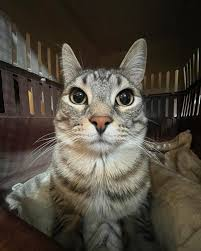
#> input picture openCV/images/images.jpg, 201 x 251 px, found by its file name
$ python test.py
#> lines starting #> are read from the running program, lines starting #| are printed output that depends on the picture
import cv2
import numpy as np
import matplotlib.pyplot as plt

# Load the image
img = cv2.imread(r"C:\xampp\htdocs\prgm-prblms-msc-ds-\openCV\images\images.jpg")
#> img is the input picture: shape (251, 201, 3); mean B, G, R 61.2, 71.9, 78.4
img_rgb = cv2.cvtColor(img, cv2.COLOR_BGR2RGB)  # Convert BGR to RGB
img_gray = cv2.cvtColor(img, cv2.COLOR_BGR2GRAY)  # Convert to grayscale
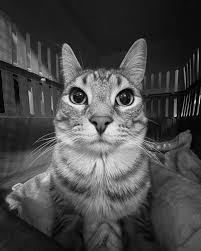
#> img_gray: shape (251, 201); min 0, max 248, mean 72.6

# Compute the negative
negative_img = 255 - img_rgb
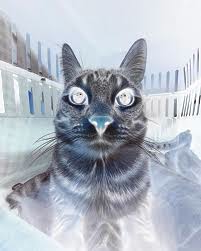
#> negative_img: shape (251, 201, 3); mean R, G, B 176.6, 183.1, 193.8

# Log transformation
img_double = img_gray.astype(np.float64) / 255.0
c = 1  # Scaling factor
log_transformed = c * np.log(1 + img_double)
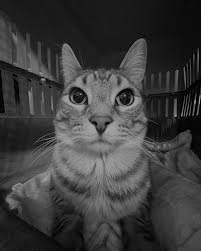
#> log_transformed: shape (251, 201) float64; min 0, max 0.679, mean 0.238
inv_log_transformed = np.exp(log_transformed) - 1

# Display images
fig, axs = plt.subplots(2, 2, figsize=(10, 10))
axs[0, 0].imshow(img_rgb)
axs[0, 0].set_title('Original')
axs[0, 0].axis('off')

axs[0, 1].imshow(negative_img)
axs[0, 1].set_title('Negative')
axs[0, 1].axis('off')


axs[1, 0].imshow(log_transformed, cmap='gray')
axs[1, 0].set_title('Log Transformation')
axs[1, 0].axis('off')

axs[1, 1].imshow(inv_log_transformed, cmap='gray')
axs[1, 1].set_title('Inverse Log Transformation')
axs[1, 1].axis('off')

plt.show()
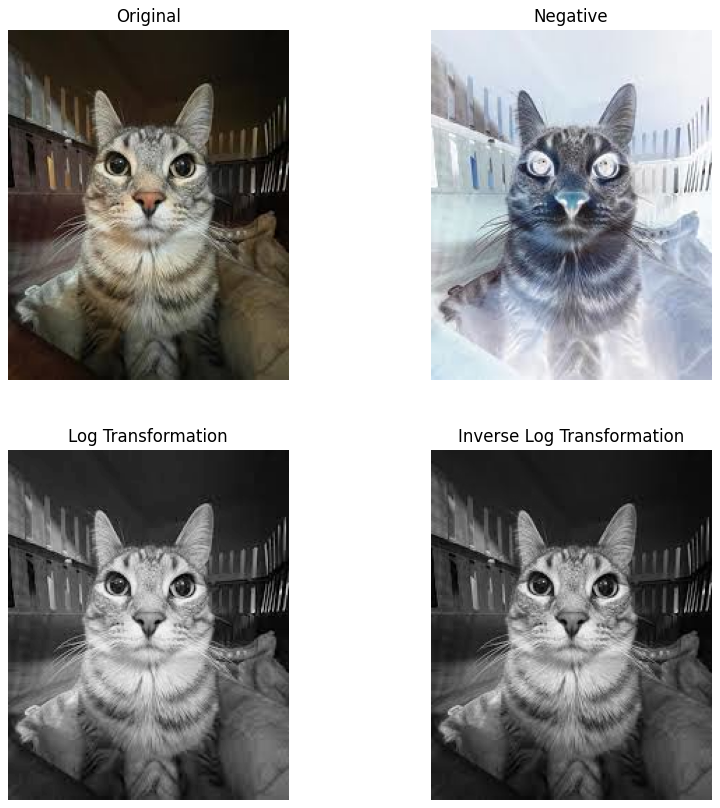
#> figure drawn by matplotlib, 4 panels

# Gamma correction
gamma = 0.5
gamma_transformed = np.power(img_double, gamma)
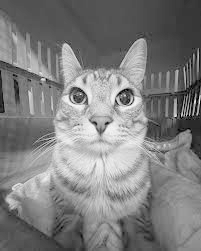
#> gamma_transformed: shape (251, 201) float64; min 0, max 0.986, mean 0.497

fig, axs = plt.subplots(1, 2, figsize=(10, 5))
axs[0].imshow(img_gray, cmap='gray')
axs[0].set_title('Original Image')
axs[0].axis('off')

axs[1].imshow(gamma_transformed, cmap='gray')
axs[1].set_title(f'Gamma Corrected (γ = {gamma})')
axs[1].axis('off')

plt.show()

# Compute histogram
hist, bins = np.histogram(img_gray.flatten(), 256, [0,256])
#> hist = 256 values, max 1864 at index 28, min 0 at index 239, mean 197.1; bins = 257 values from 0 to 256

fig, axs = plt.subplots(1, 2, figsize=(10, 5))
axs[0].imshow(img_gray, cmap='gray')
axs[0].set_title('Grayscale Image')
axs[0].axis('off')

axs[1].hist(img_gray.ravel(), 256, [0, 256])
axs[1].set_title('Histogram')

plt.show()
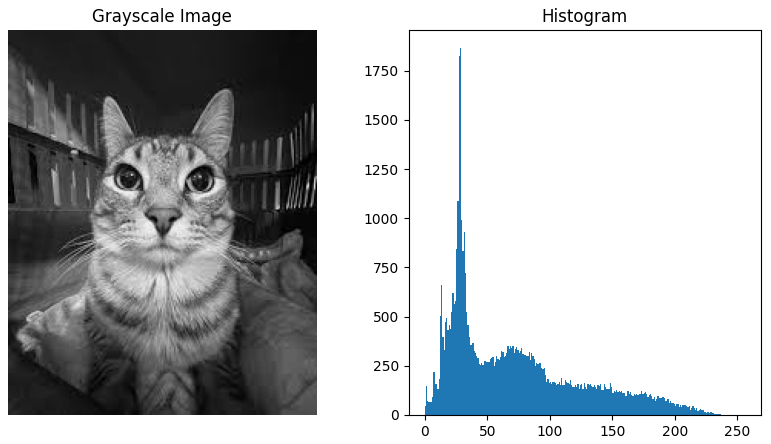
#> figure drawn by matplotlib, 2 panels; panel 2: tallest bar 1864 high, from x = 28 to 29

# Contrast stretching
stretched_img = cv2.normalize(img_gray, None, alpha=0, beta=255, norm_type=cv2.NORM_MINMAX)

fig, axs = plt.subplots(1, 2, figsize=(10, 5))
axs[0].imshow(img_gray, cmap='gray')
axs[0].set_title('Original Image')
axs[0].axis('off')

axs[1].imshow(stretched_img, cmap='gray')
axs[1].set_title('Contrast Stretched Image')
axs[1].axis('off')

plt.show()

# Histogram equalization
equalized_img = cv2.equalizeHist(img_gray)
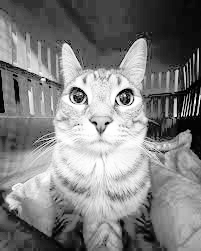
#> equalized_img: shape (251, 201); min 0, max 255, mean 128.6

fig, axs = plt.subplots(1, 2, figsize=(10, 5))
axs[0].imshow(img_gray, cmap='gray')
axs[0].set_title('Original Image')
axs[0].axis('off')

axs[1].imshow(equalized_img, cmap='gray')
axs[1].set_title('Histogram Equalized Image')
axs[1].axis('off')

plt.show()

$ run again, with openCV/images/catstare.jpg copied over openCV/images/images.jpg
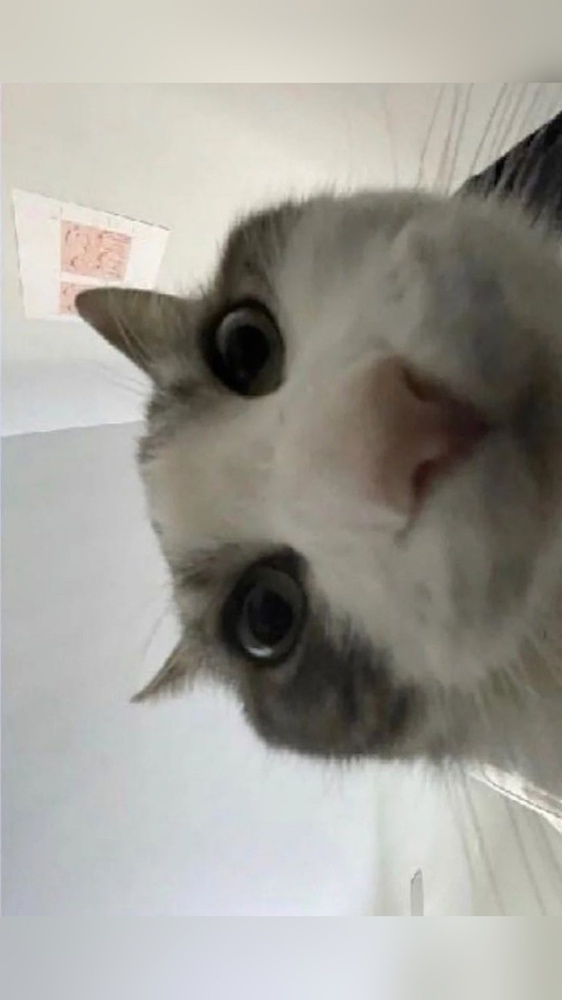
#> input picture openCV/images/catstare.jpg, 562 x 1000 px, shrunk from 1080 x 1920 before the run, found by its file name
#> img is the input picture: shape (1000, 562, 3); mean B, G, R 152.5, 159.2, 161.1
#> `gamma_transformed = np.power(img_double, gamma)`:
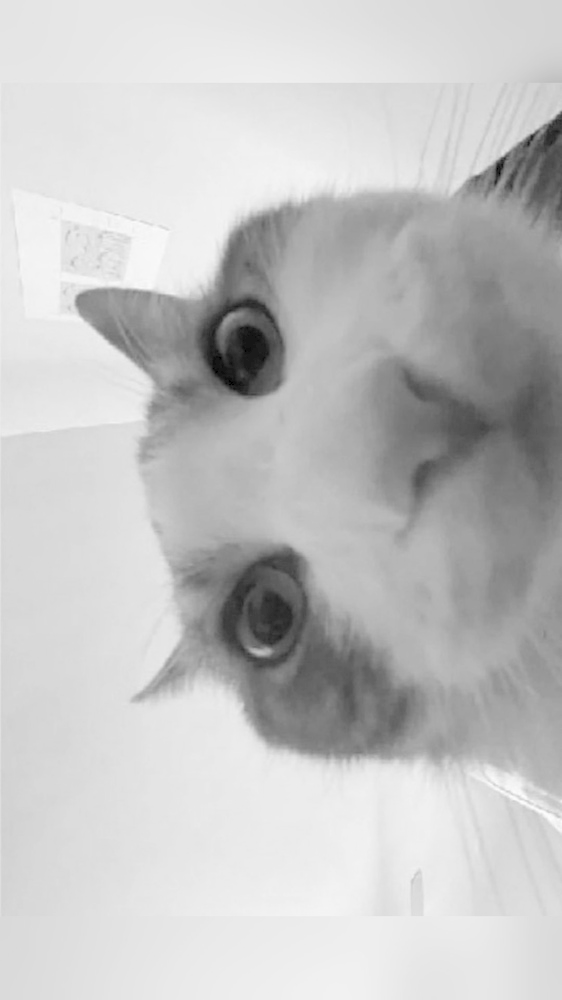
#> gamma_transformed: shape (1000, 562) float64; min 0, max 0.996, mean 0.77
#> hist = 256 values, max 11900 at index 211, min 0 at index 254, mean 2195.3; bins = 257 values from 0 to 256
#> `equalized_img = cv2.equalizeHist(img_gray)`:
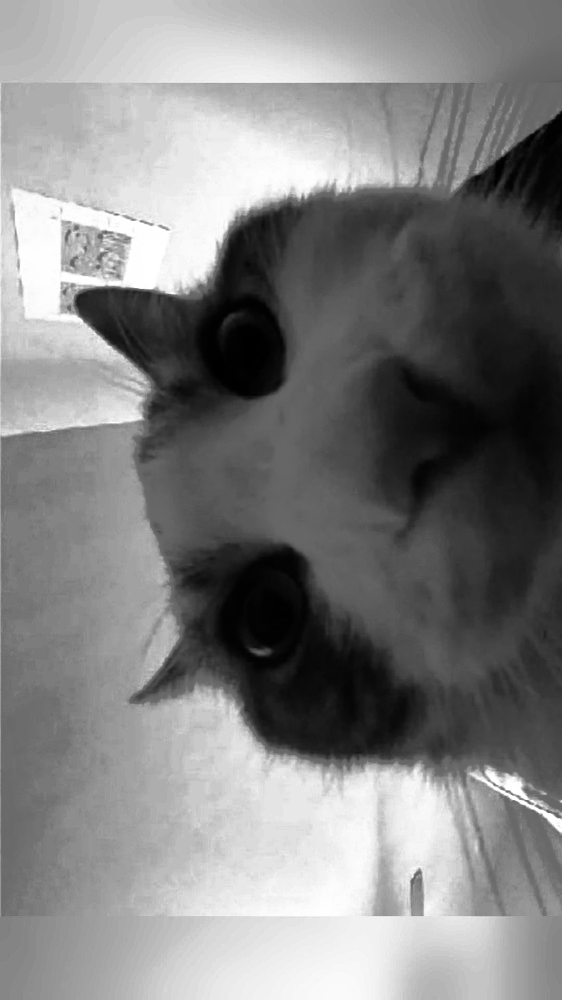
#> equalized_img: shape (1000, 562); min 0, max 255, mean 128.5
